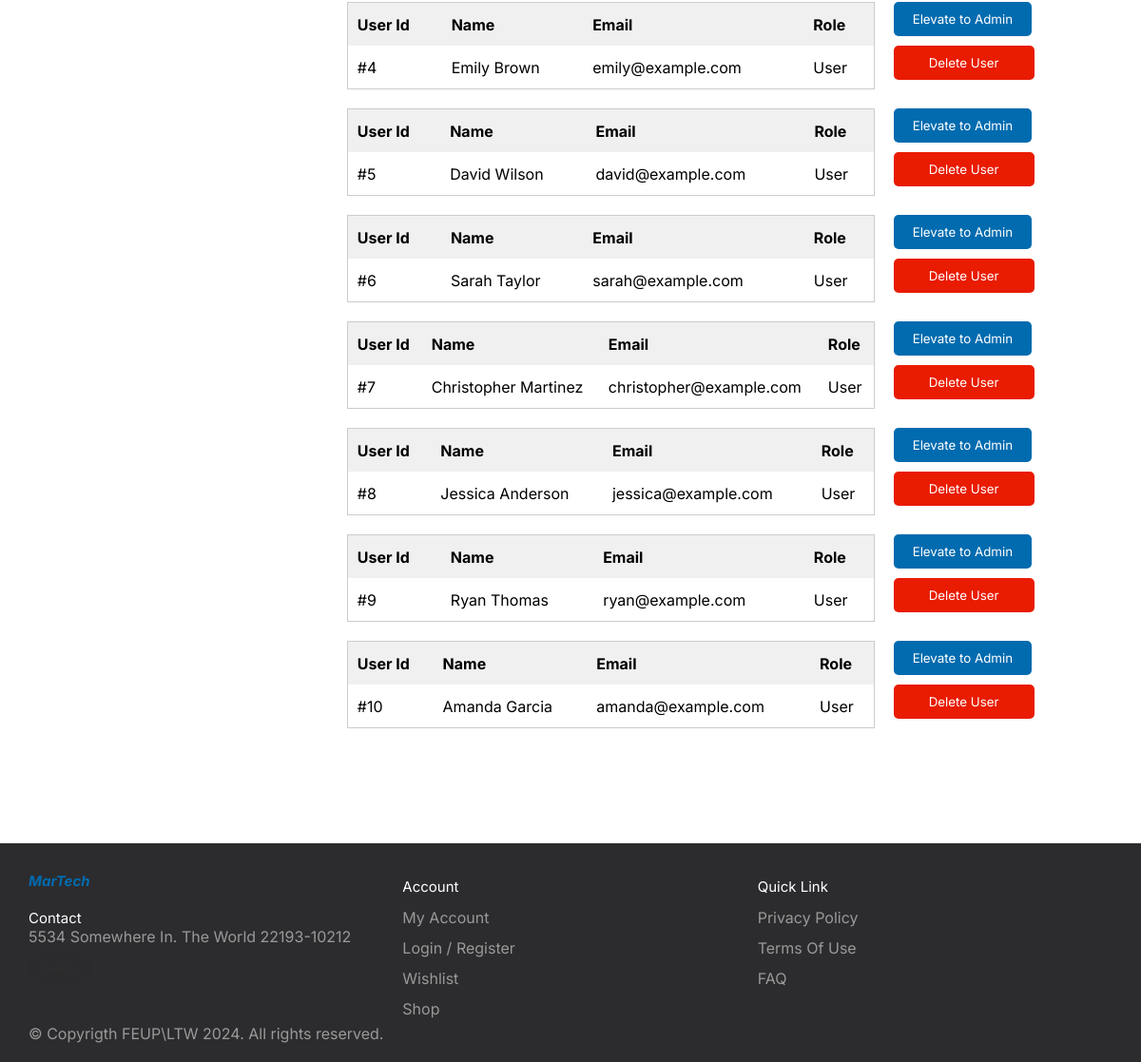
The app's page /pages/userlist.php (lower part), older data.
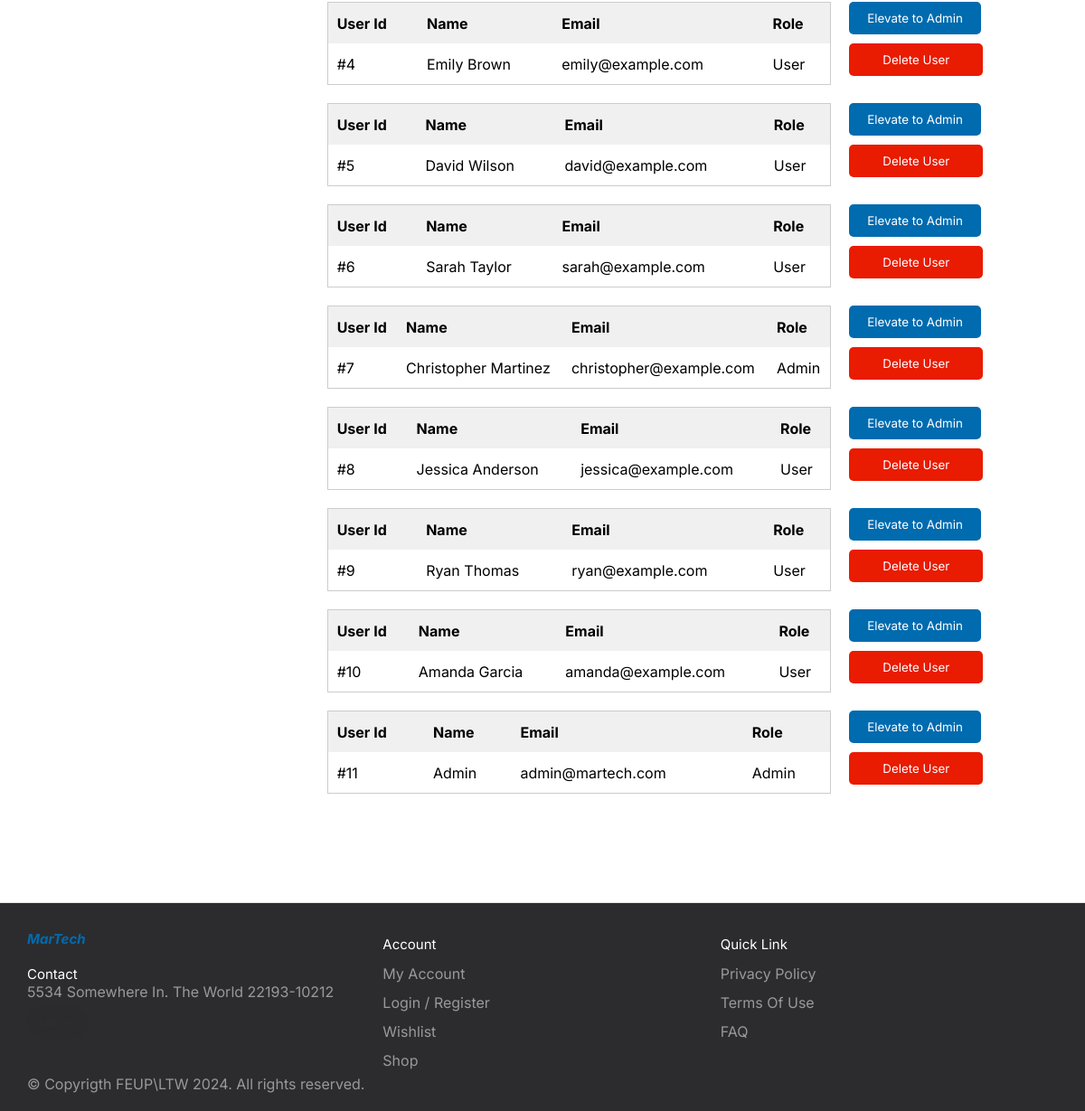
The same page, newer data.
### tables this page shows
CREATE TABLE USERS(
id INT PRIMARY KEY NOT NULL,
name TEXT NOT NULL,
address TEXT,
phone TEXT NOT NULL UNIQUE,
email TEXT NOT NULL UNIQUE,
admin BOOLEAN DEFAULT FALSE,
password TEXT NOT NULL
);

### data/user.php (called while the page is built, shortened)
<?php
    class User {
    static function isAdmin($user_id,$db){
        $query = 'SELECT * FROM Users WHERE id = ?';
        $stmt = $db->prepare($query);
        $stmt->execute(array($user_id));
        $user = $stmt->fetch();
        if($user['admin'] == TRUE){
            return true;
        } else {
            return false;
        }
    }
    static function getAllUsers($db){
        $query = 'SELECT * FROM Users';
        $stmt = $db->prepare($query);
        $stmt->execute();
        $users = $stmt->fetchAll();
        return $users;
    }
}
    ?>

### templates/userlist_tpl.php (the view, shortened to what this page needs)
<?php
  function drawUserList() {
    require_once(__DIR__ .'/../data/connection.php');
    require_once(__DIR__ .'/../data/user.php');
    $db = getDatabaseConnection();
    $users = User::getAllUsers($db);
    ?>
    <section class="orders">
    <?php if(!$users){
            echo '<p>No Users yet</p>';
            ?>
            </section>
            <?php
    }
    else {
    foreach ($users as $user){
        $user_id = $user['id'];
        $user_name = $user['name'];
        $user_email = $user['email'];
        $delete_btn_id = 'delete_btn_' . $user['id'];
        $edit_button_id = 'edit_btn_' . $user['id'];
    ?>
    <div class="user_container">
        <table class="order_table">
            <tr>
                <th>User Id</th>
                <th>Name</th>
                <th>Email</th>
                <th>Role</th>
            </tr>
            <tr>
                <td>#<?php echo $user_id;?></td>
                <td><?php echo $user_name;?></td>
                <td><?php echo $user_email;?></td>
                <?php if(User::isAdmin($user_id,$db)){?>
                    <td>Admin</td>
                <?php } else { ?>
                    <td>User</td>
                <?php } ?>
            </tr>
        </table>
        <div class="buttons">
            <button id="<?php echo $edit_button_id;?>" class="elevatebtn">Elevate to Admin</button>
            <button id="<?php echo $delete_btn_id;?>" class = "deletebtn">Delete User</button>
        </div>
    </div>
    <?php
        }
        ?>
        </section>
        <?php
    }
}
?>

Row changes from the older to the newer data that the page shows:
changed users "Christopher Martinez": text "User" → "Admin"
added users: id "11", name "Admin", email "admin@martech.com"
